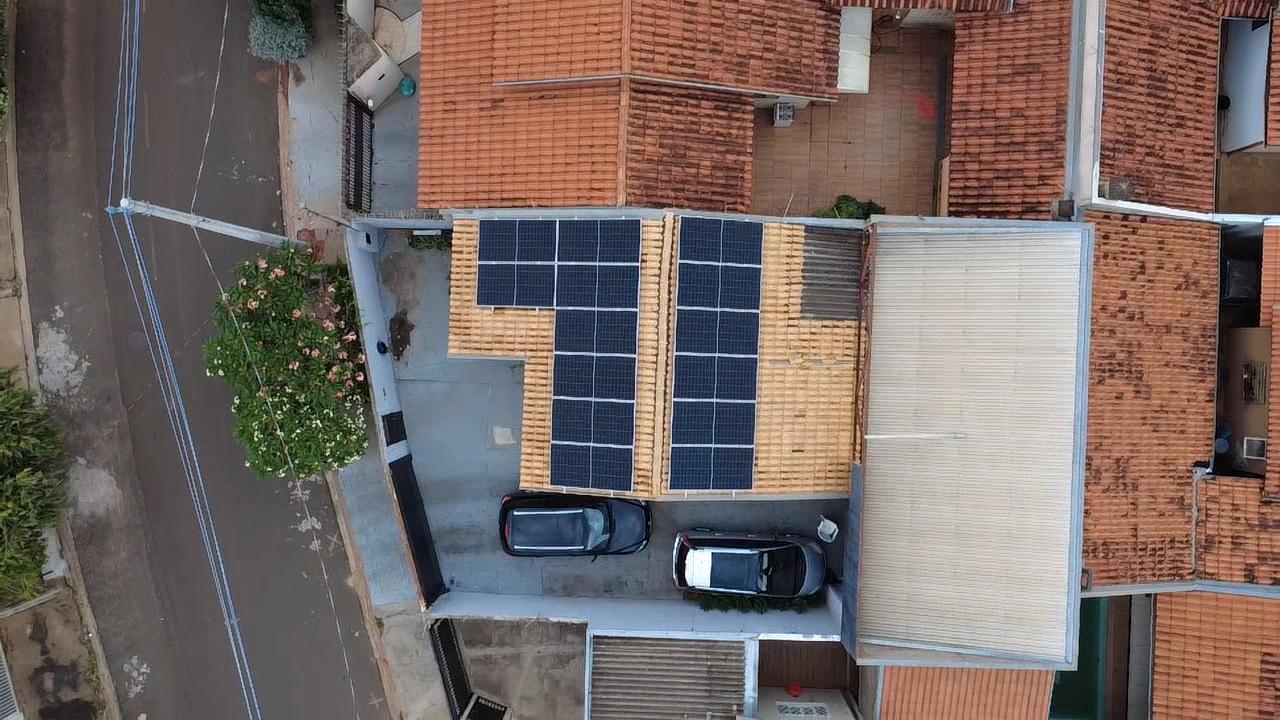
#> input picture posts/obra-14placas/foto_cima.png, 1280 x 720 px, given in place of logo_branco.png, which was not available
$ python layout.py
#> lines starting #> are read from the running program, lines starting #| are printed output that depends on the picture; after the words box and inside, x2 and y2 are one past the last pixel; in counts of white or black regions, pixels touching at a corner belong together; pictures that were not available may be replaced by others from this repository, and a replacement may not be noted
import os,sys
from PIL import Image, ImageDraw, ImageFont, ImageFilter, ImageOps
R='/home/claude/gw-posts'; D=R+'/posts/obra-11placas'
FD=R+'/assets/fonts'
def pop(w,s): return ImageFont.truetype(f'{FD}/Poppins-{w}.ttf',s)
def beb(s): return ImageFont.truetype(f'{FD}/BebasNeue-Regular.ttf',s)
DARK=(8,24,18); GREEN=(34,197,94); YELLOW=(250,204,21); WHITE=(255,255,255); SOFT=(228,240,232); MUTED=(190,220,200)
logo=Image.open(R+'/assets/logo_branco.png').convert('RGBA')
cima=Image.open(D+'/foto_cima.png').convert('RGB')
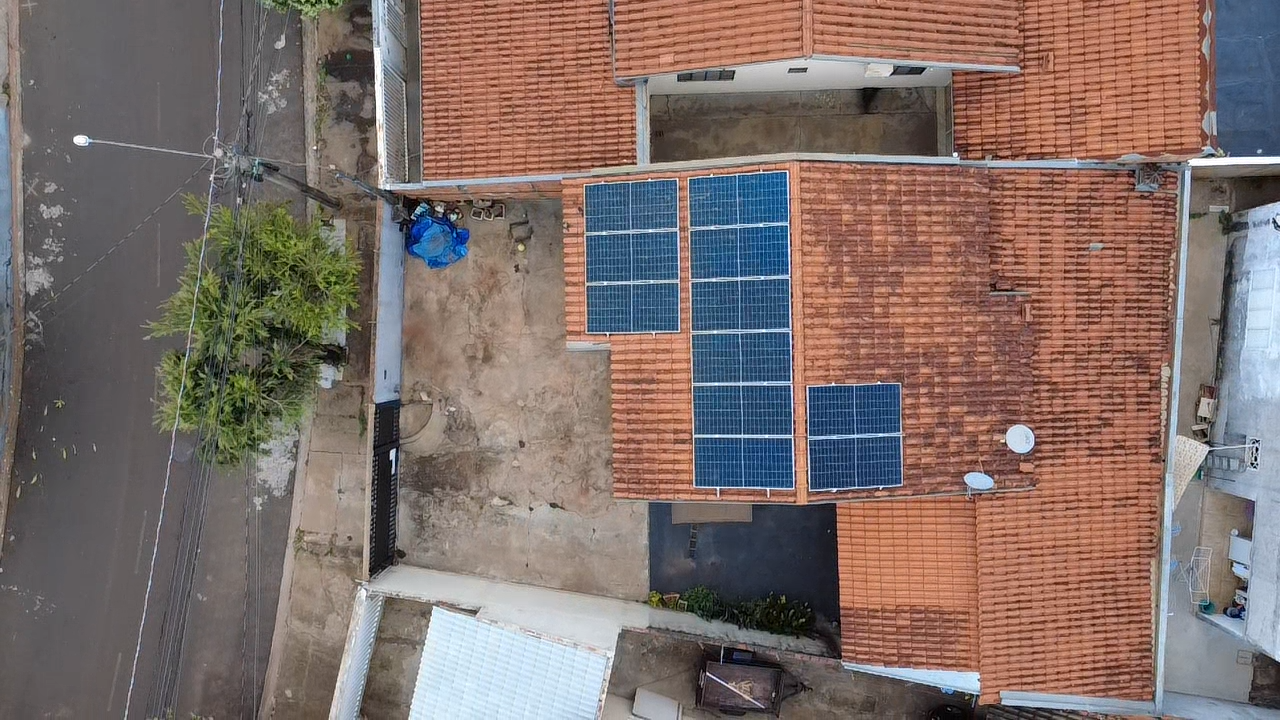
#> input picture posts/obra-11placas/foto_cima.png, 1280 x 720 px, found by its file name
#> cima is the input picture: PIL image 1280x720 RGB; mean R, G, B 127.5, 110.6, 105.5
frente=Image.open(D+'/foto_frente.png').convert('RGB')
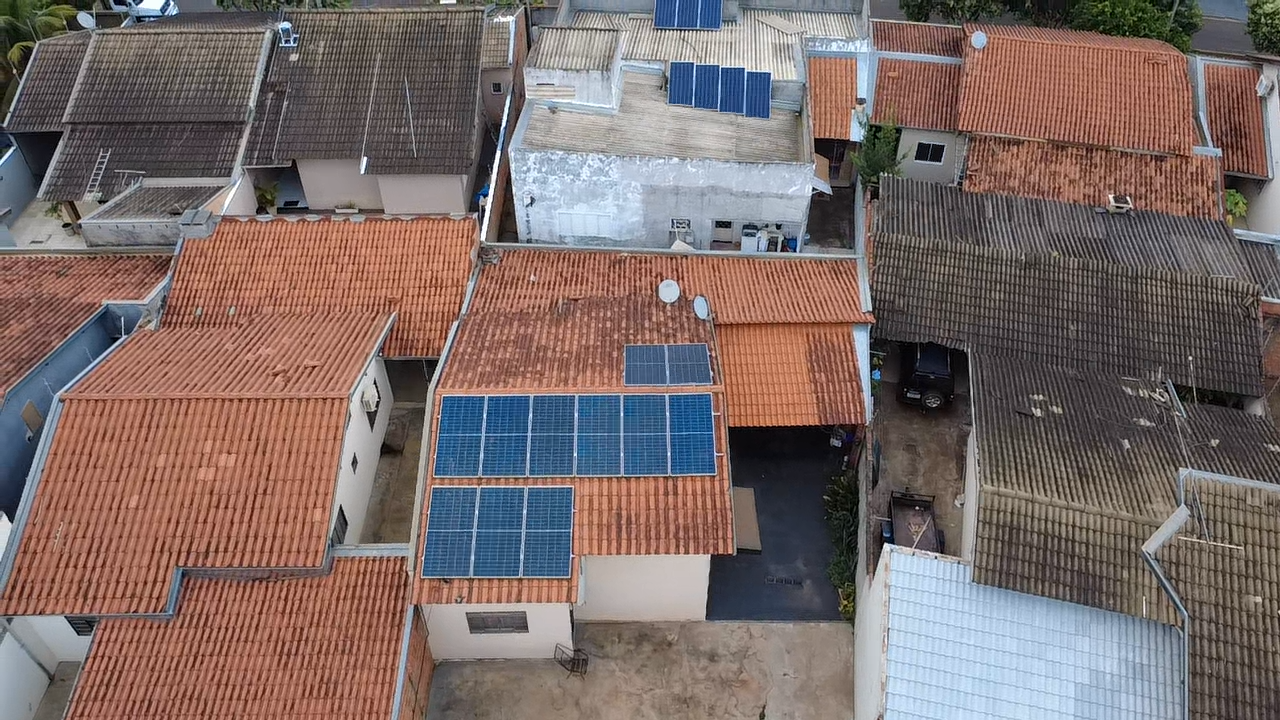
#> input picture posts/obra-11placas/foto_frente.png, 1280 x 720 px, found by its file name
#> frente is the input picture: PIL image 1280x720 RGB; mean R, G, B 123.4, 107.4, 104.5
# desfoca a frente dos carros (privacidade de placa)
for box in []:
    reg=frente.crop(box).filter(ImageFilter.GaussianBlur(6)); frente.paste(reg,box[:2])
def cover(im,W,H,fx=0.5,fy=0.5):
#> called with W = 468, H = 570, fx = 0.57, fy = 0.4
    r=max(W/im.width,H/im.height); im=im.resize((int(im.width*r)+1,int(im.height*r)+1),Image.LANCZOS)
#> after `r = max(W / im.width, H / im.height)`: r = 0.792
    x=int((im.width-W)*fx); y=int((im.height-H)*fy); return im.crop((x,y,x+W,y+H))
#> after `x = int((im.width - W) * fx)`: x = 311
#> after `y = int((im.height - H) * fy)`: y = 0
def rounded(im,rad):
#> called with rad = 26
    m=Image.new('L',im.size,0); ImageDraw.Draw(m).rounded_rectangle([0,0,im.width-1,im.height-1],radius=rad,fill=255)
#> after `m = Image.new('L', im.size, 0)`: m: PIL image 468x570 L; every value is 0
#> after `ImageDraw.Draw(m).rounded_rectangle([0, 0, im.width - 1, im.height - 1`:
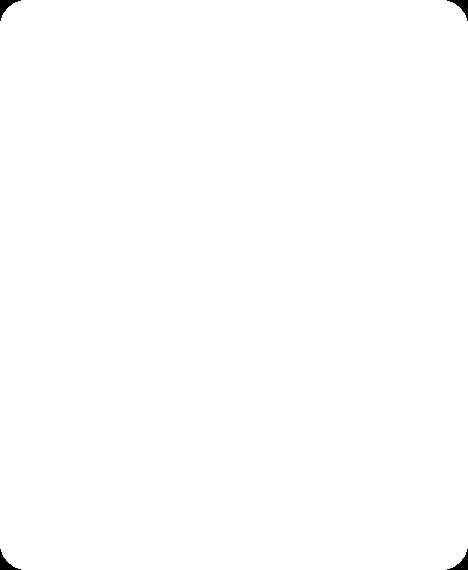
#> m: PIL image 468x570 L; 99.8% white; 4 black regions, box (x1, y1, x2, y2) and area: (0, 0, 21, 21) 150, (447, 0, 468, 21) 150, (0, 549, 21, 570) 150, (447, 549, 468, 570) 150
    out=Image.new('RGBA',im.size); out.paste(im,(0,0),m); return out
#> after `out = Image.new('RGBA', im.size)`: out: PIL image 468x570 RGBA; every value is 0
def frame(base,im,x,y,w,h,fx=0.5,fy=0.5):
    d=ImageDraw.Draw(base); d.rounded_rectangle([x-4,y-4,x+w+4,y+h+4],radius=30,fill=YELLOW)
    p=rounded(cover(im,w,h,fx,fy),26); base.paste(p,(x,y),p)
def render(W,H,out):
    story=H>1500; pad=60
    base=Image.new('RGB',(W,H),DARK); d=ImageDraw.Draw(base)
    # brilho sutil
    top=170 if story else 50
    lg=logo.resize((150,int(logo.height*150/logo.width)),Image.LANCZOS); base.paste(lg,(W-pad-150,top),lg)
    d.text((pad,top+6),'OBRA ENTREGUE · RIO PRETO E REGIÃO',font=pop('Bold',24),fill=GREEN)
    ft=beb(118 if not story else 130)
    d.text((pad,top+44),'LIGUE O AR SEM',font=ft,fill=WHITE)
    d.text((pad,top+44+int(ft.size*0.9)),'MEDO DA CONTA',font=ft,fill=YELLOW)
    y=top+44+int(ft.size*1.85)+24
    if story:
        fw=W-2*pad; h1=410; h2=410
        frame(base,cima,pad,y,fw,h1,0.5,0.4); y+=h1+28
        frame(base,frente,pad,y,fw,h2,0.5,0.55); y+=h2+36
    else:
        gap=24; fw=(W-2*pad-gap)//2; fh=570
        frame(base,cima,pad,y,fw,fh,0.57,0.4)
        frame(base,frente,pad+fw+gap,y,fw,fh,0.45,0.5); y+=fh+36
    stats=[('11','placas de 620 W'),('825','kWh por mês'),('+R$ 700','de economia/mês')]
    n=3; g=18; bw=(W-2*pad-2*g)//3; bh=140
    for i,(v,k) in enumerate(stats):
        x=pad+i*(bw+g)
        d.rounded_rectangle([x,y,x+bw,y+bh],radius=22,fill=(14,38,28),outline=YELLOW if i==2 else GREEN,width=3)
        fv=beb(78)
        while d.textlength(v,font=fv)>bw-40: fv=beb(fv.size-4)
        d.text((x+24,y+14),v,font=fv,fill=YELLOW if i==2 else WHITE)
        d.text((x+24,y+96),k,font=pop('Medium',22),fill=MUTED)
    y+=bh+26
    d.text((pad,y),'E você, está esperando o quê? Economia média de 80%.',font=pop('Medium',22 if not story else 26),fill=SOFT)
    fy=H-(64 if not story else 200)-80
    t='Simulação gratuita · (17) 99671-7575'; fc=pop('Bold',32)
    d.rounded_rectangle([pad,fy,W-pad,fy+80],radius=40,fill=GREEN)
    d.text((W/2,fy+40),t,font=fc,fill=DARK,anchor='mm')
    base.save(out,quality=92)
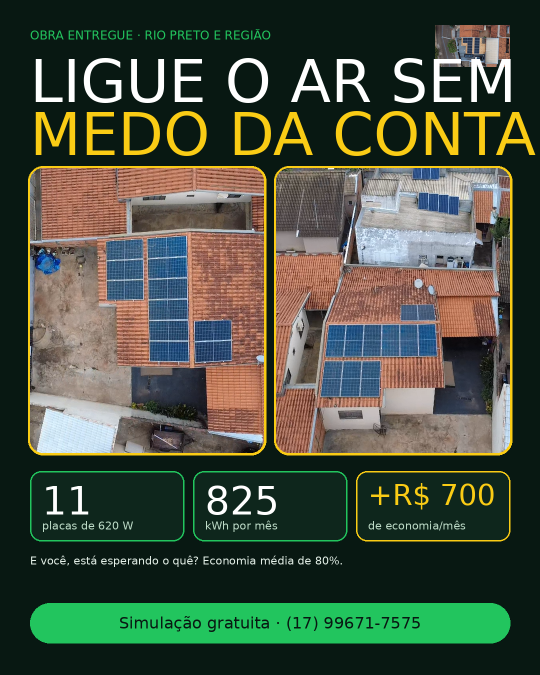
#> saved as arte_feed.jpg: PIL image 1080x1350 RGB (shown at 1/2 size); mean R, G, B 69.7, 80, 63.6
render(1080,1350,D+'/arte_feed.jpg'); render(1080,1920,D+'/arte_story.jpg')
#> call 2 of render, with W = 1080, H = 1920
#> call 3 of rounded, with rad = 26
#> in rounded (call 3), `m = Image.new('L', im.size, 0)`: m: PIL image 960x410 L; every value is 0
#> in rounded (call 3), `ImageDraw.Draw(m).rounded_rectangle([0, 0, im.width - 1, im.height - 1`:
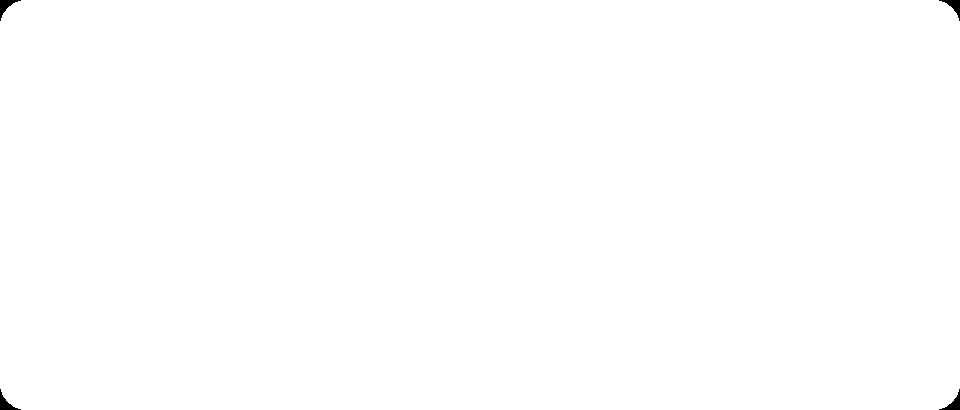
#> m: PIL image 960x410 L; 99.8% white; 4 black regions, box (x1, y1, x2, y2) and area: (0, 0, 21, 21) 150, (939, 0, 960, 21) 150, (0, 389, 21, 410) 150, (939, 389, 960, 410) 150
#> in rounded (call 3), `out = Image.new('RGBA', im.size)`: out: PIL image 960x410 RGBA; every value is 0
#> call 4 of cover, with W = 960, H = 410, fx = 0.5, fy = 0.55
#> in cover (call 4), `return im.crop((x, y, x + W, y + H))`:
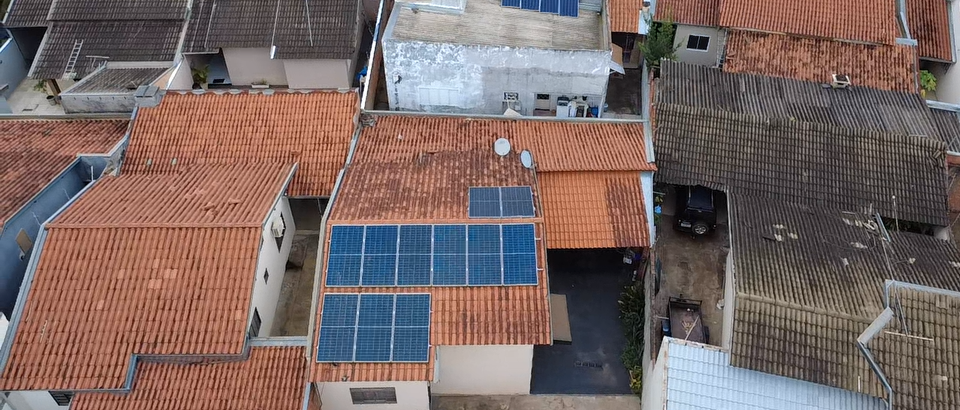
#> returned value: PIL image 960x410 RGB; mean R, G, B 121.6, 103.7, 100.7
#> in render (call 2), `base.save(out,quality=92)`:
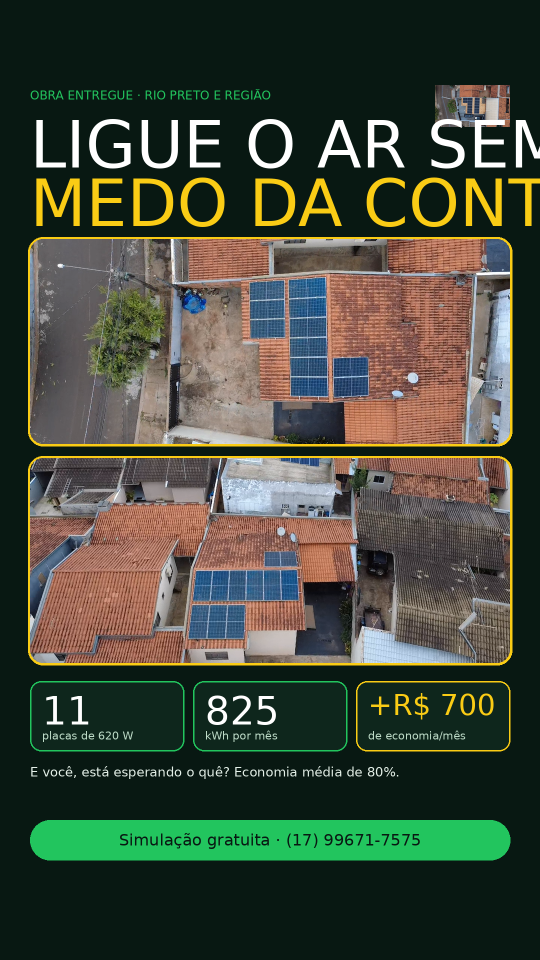
#> saved as arte_story.jpg: PIL image 1080x1920 RGB (shown at 1/2 size); mean R, G, B 64.9, 72.3, 58
